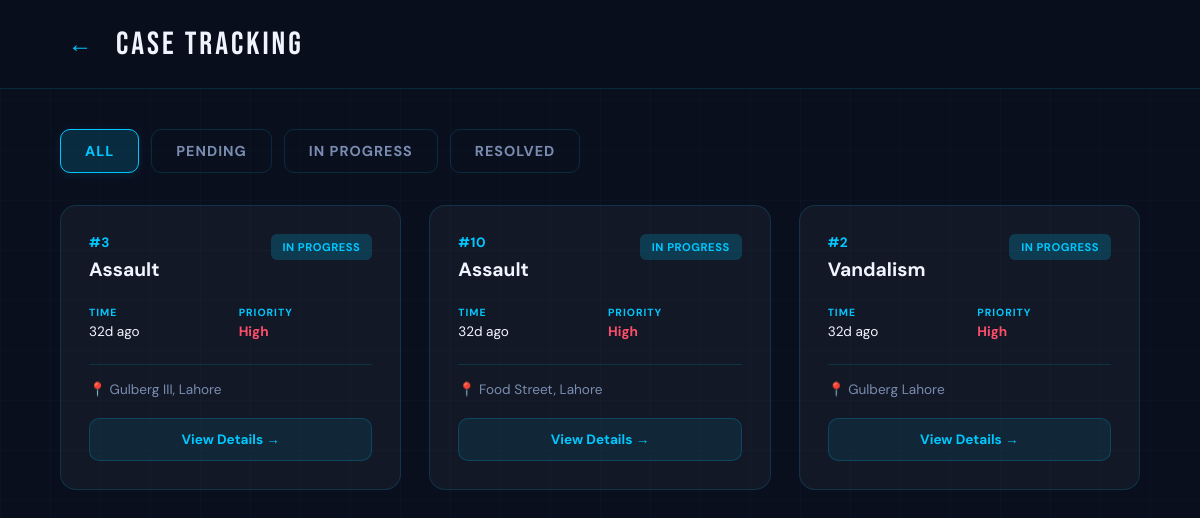
Page /case_tracking/high_priority on the earlier database version.
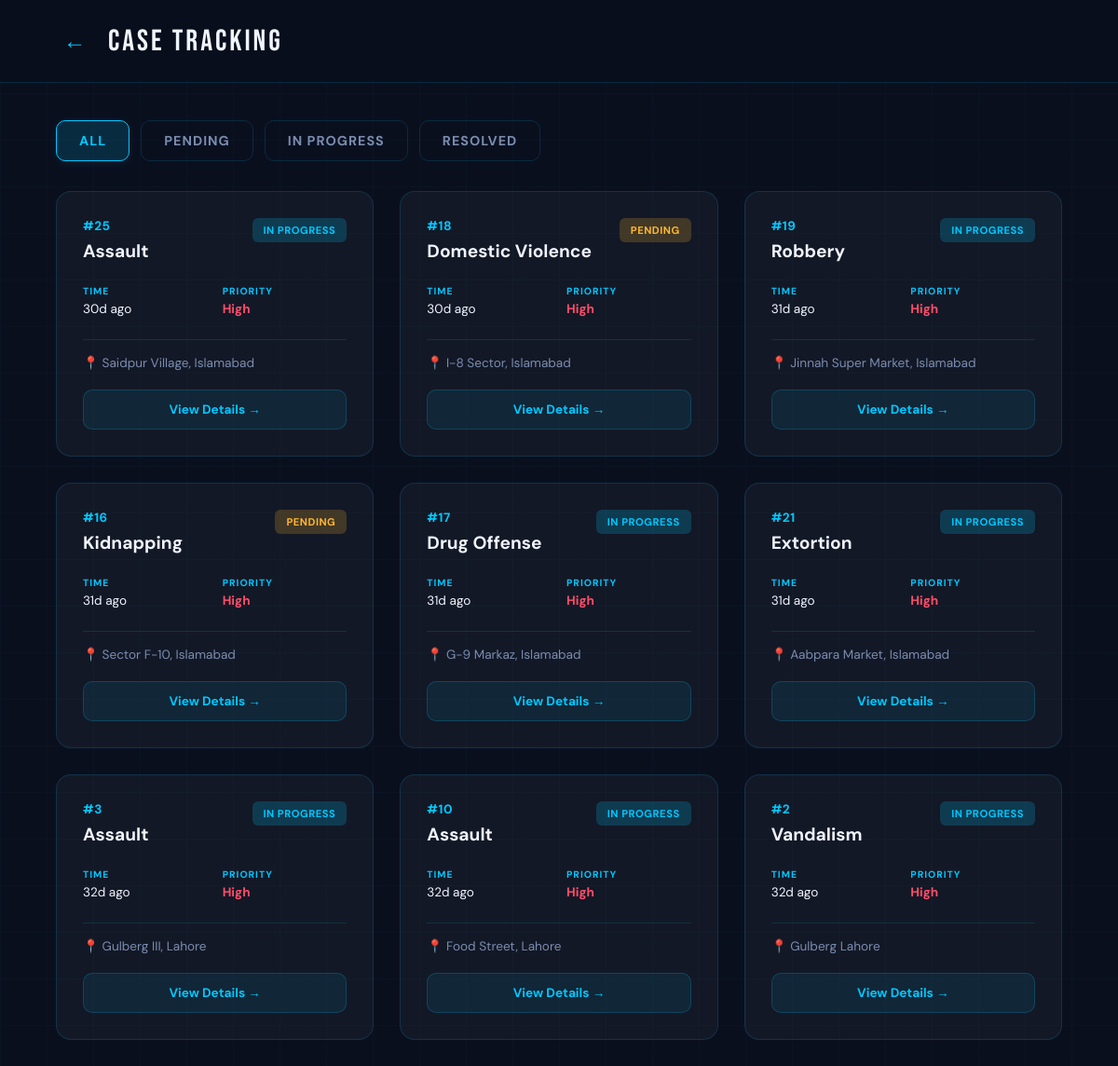
Same page on the later database version.
### tables this page shows
CREATE TABLE Cases (
    case_id INTEGER PRIMARY KEY AUTOINCREMENT,
    complaint_id INTEGER UNIQUE,
    assigned_police_id INTEGER,
    assigned_detective_id INTEGER,
    assigned_volunteer_id INTEGER,
    priority TEXT DEFAULT 'Medium' CHECK(priority IN ('High','Medium','Low')),
    notes TEXT,
    last_updated DATETIME DEFAULT CURRENT_TIMESTAMP,

    FOREIGN KEY (complaint_id) REFERENCES Complaints(complaint_id),
    FOREIGN KEY (assigned_police_id) REFERENCES AuthorizedPersonnel(personnel_id),
    FOREIGN KEY (assigned_detective_id) REFERENCES AuthorizedPersonnel(personnel_id),
    FOREIGN KEY (assigned_volunteer_id) REFERENCES Citizens(citizen_id)
);

CREATE TABLE Complaints (
    complaint_id INTEGER PRIMARY KEY AUTOINCREMENT,
    user_id INTEGER,
    category_id INTEGER,
    description TEXT NOT NULL,
    location TEXT NOT NULL,
    status TEXT DEFAULT 'Pending' CHECK(status IN ('Pending','In Progress','Resolved')),
    created_at DATETIME DEFAULT CURRENT_TIMESTAMP,

    FOREIGN KEY (user_id) REFERENCES Citizens(citizen_id),
    FOREIGN KEY (category_id) REFERENCES CrimeCategories(category_id)
);

CREATE TABLE CrimeCategories (
    category_id INTEGER PRIMARY KEY AUTOINCREMENT,
    name TEXT UNIQUE NOT NULL
);

### app.py (the view, shortened to what this page needs)
@app.route('/case_tracking')
@app.route('/case_tracking/<filter_type>')
def case_tracking(filter_type=None):
    db = get_db_connection()
    if filter_type == 'high_priority':
        cases = db.execute('''
            SELECT c.complaint_id, cc.name as category_name, c.location, c.status,
                   cs.priority, c.created_at
            FROM Complaints c
            JOIN CrimeCategories cc ON c.category_id = cc.category_id
            JOIN Cases cs ON c.complaint_id = cs.complaint_id
            WHERE cs.priority = 'High'
            ORDER BY c.created_at DESC
        ''').fetchall()
    all_cases = []
    for c in cases:
        all_cases.append({
            'complaint_id': c['complaint_id'],
            'category_name': c['category_name'],
            'location': c['location'],
            'status': c['status'],
            'priority': c['priority'] if c['priority'] else 'Medium',
            'time_ago': time_ago(c['created_at'])
        })
    db.close()
    return render_template('case_tracking.html', cases=all_cases, filter_type=filter_type)

### app.py (called while the page is built)
def get_db_connection():
    conn = sqlite3.connect(DATABASE)
    conn.row_factory = sqlite3.Row
    return conn

def time_ago(dt_str):
    if not dt_str:
        return ''
    dt = datetime.strptime(dt_str, '%Y-%m-%d %H:%M:%S')
    now = datetime.utcnow()
    diff = now - dt
    minutes = int(diff.total_seconds() // 60)
    if minutes < 1:
        return 'Just now'
    elif minutes < 60:
        return f'{minutes}m ago'
    elif minutes < 1440:
        return f'{minutes // 60}h ago'
    else:
        return f'{minutes // 1440}d ago'

### templates/case_tracking.html (shortened to what this page needs)
<!DOCTYPE html>
<html lang="en">
<head>
</head>
<body>
  <div class="app-container">
    <div class="header">
      <button class="back-btn" onclick="window.history.back()">←</button>
      <div class="header-title">CASE TRACKING</div>
    </div>
    <div class="app-content">
      <div class="content">
        <div class="filter-tabs">
          <button class="filter-tab active" onclick="filterCases(this,'all')">All</button>
          <button class="filter-tab" onclick="filterCases(this,'Pending')">Pending</button>
          <button class="filter-tab" onclick="filterCases(this,'In Progress')">In Progress</button>
          <button class="filter-tab" onclick="filterCases(this,'Resolved')">Resolved</button>
        </div>
        <div id="caseList" class="cases-grid">
          {% for c in cases %}
          <div class="case-card" data-status="{{ c.status }}">
            <div class="case-top">
              <div>
                <div class="case-num">#{{ c.complaint_id }}</div>
                <div class="case-type">{{ c.category_name }}</div>
              </div>
              <span class="case-status {% if c.status == 'Pending' %}cs-pending{% elif c.status == 'In Progress' %}cs-progress{% else %}cs-resolved{% endif %}">{{ c.status }}</span>
            </div>
            <div class="case-meta">
              <div>
                <div class="meta-label">Time</div>
                <div>{{ c.time_ago }}</div>
              </div>
              <div>
                <div class="meta-label">Priority</div>
                <div class="{% if c.priority == 'High' %}pr-high{% elif c.priority == 'Medium' %}pr-med{% else %}pr-low{% endif %}">{{ c.priority if c.priority else 'Medium' }}</div>
              </div>
            </div>
            <div class="case-loc">📍 {{ c.location }}</div>
              <a href="/case_detail/{{ c.complaint_id }}{% if viewer_role == 'police' %}?assigned=1{% elif viewer_role == 'detective' %}?detective=1{% endif %}" class="view-btn">View Details →</a>
          </div>
          {% else %}
          <div class="empty-state">
            <div style="font-size:2.5rem;margin-bottom:16px;">📋</div>
            No cases found<br>
            <span style="font-size:0.8rem;opacity:0.7;">Your reported cases will appear here</span>
          </div>
          {% endfor %}
        </div>
      </div>
    </div>
  </div>
</body>
</html>

### templates/case_tracking.html (style rules this page uses)
*,*::before,*::after { box-sizing:border-box;margin:0;padding:0 }
:root { --navy:#0a0f1e; --cyan:#00c8ff; --white:#f0f4ff; --muted:#7a8db0; --red:#ff4e6a; --yellow:#ffb830; --green:#00e5a0; --border:rgba(0,200,255,0.15); --card:rgba(255,255,255,0.04); }
html, body { height: 100vh; width: 100vw; background: var(--navy); font-family: 'DM Sans', sans-serif; margin: 0; padding: 0; color: var(--white); overflow: hidden; }
body { display: flex; align-items: stretch; justify-content: stretch; }
.app-container { width: 100vw; height: 100vh; background: var(--navy); overflow: hidden; display: flex; flex-direction: column; position: relative; background-image: linear-gradient(rgba(0,200,255,0.025) 1px, transparent 1px), linear-gradient(90deg, rgba(0,200,255,0.025) 1px, transparent 1px); background-size: 50px 50px; }
.header { padding: 20px 40px; border-bottom: 1px solid var(--border); display: flex; align-items: center; gap: 16px; flex-shrink: 0; background: rgba(10,15,30,0.95); backdrop-filter: blur(10px); }
.back-btn { background: none; border: none; color: var(--cyan); font-size: 1.5rem; cursor: pointer; width: 40px; height: 40px; display: flex; align-items: center; justify-content: center; border-radius: 8px; transition: all 0.2s; }
.header-title { font-family: 'Bebas Neue', sans-serif; font-size: 1.8rem; letter-spacing: 3px; flex: 1; }
.app-content { flex: 1; overflow-y: auto; overflow-x: hidden; display: flex; flex-direction: column; scrollbar-width: thin; scrollbar-color: rgba(0,200,255,0.2) transparent; }
.content { flex: 1; padding: 32px 40px; display: flex; flex-direction: column; gap: 24px; max-width: 1600px; margin: 0 auto; width: 100%; }
.filter-tabs { display: flex; gap: 12px; flex-wrap: wrap; padding-bottom: 8px; }
.filter-tab { background: transparent; border: 1.5px solid var(--border); color: var(--muted); padding: 10px 20px; border-radius: 10px; cursor: pointer; font-size: 0.85rem; font-weight: 700; transition: all 0.3s ease; text-transform: uppercase; letter-spacing: 1px; font-family: 'DM Sans', sans-serif; }
.filter-tab.active { background: rgba(0,200,255,0.15); border-color: var(--cyan); color: var(--cyan); box-shadow: 0 2px 10px rgba(0,200,255,0.1); }
.cases-grid { display: grid; grid-template-columns: repeat(2, 1fr); gap: 24px; }
.case-card { background: var(--card); border: 1.5px solid var(--border); border-radius: 16px; padding: 24px; transition: all 0.3s ease; display: flex; flex-direction: column; gap: 16px; height: fit-content; }
.case-top { display: flex; justify-content: space-between; align-items: flex-start; }
.case-num { font-weight: 700; font-size: 0.85rem; color: var(--cyan); margin-bottom: 6px; letter-spacing: 0.5px; }
.case-type { font-weight: 700; font-size: 1.1rem; display: flex; align-items: center; gap: 8px; }
.case-status { font-size: 0.7rem; font-weight: 700; padding: 6px 12px; border-radius: 6px; text-transform: uppercase; flex-shrink: 0; letter-spacing: 0.5px; }
.cs-pending { background: rgba(255,184,48,0.2); color: var(--yellow); }
.cs-progress { background: rgba(0,200,255,0.2); color: var(--cyan); }
.case-meta { display: grid; grid-template-columns: 1fr 1fr; gap: 16px; font-size: 0.85rem; padding: 8px 0; }
.meta-label { font-size: 0.65rem; text-transform: uppercase; letter-spacing: 1px; color: var(--cyan); font-weight: 700; margin-bottom: 4px; }
.pr-high { color: var(--red); font-weight: 700; }
.case-loc { font-size: 0.85rem; color: var(--muted); padding-top: 16px; border-top: 1px solid var(--border); display: flex; align-items: center; gap: 8px; }
.view-btn { width: 100%; padding: 12px; background: rgba(0,200,255,0.08); border: 1.5px solid rgba(0,200,255,0.2); color: var(--cyan); border-radius: 10px; font-size: 0.85rem; font-weight: 700; cursor: pointer; transition: all 0.3s ease; font-family: 'DM Sans', sans-serif; text-align: center; text-decoration: none; display: block; margin-top: 4px; }
@media (min-width: 1200px) { .content { padding: 40px 60px; } }
@media (min-width: 1200px) { .header { padding: 24px 60px; } }
@media (min-width: 1200px) { .header-title { font-size: 2rem; } }
@media (min-width: 1200px) { .cases-grid { grid-template-columns: repeat(3, 1fr); gap: 28px; } }
@media (min-width: 1200px) { .filter-tab { padding: 12px 24px; font-size: 0.9rem; } }
@media (min-width: 1200px) { .case-card { padding: 28px; } }
@media (min-width: 1200px) { .case-type { font-size: 1.2rem; } }

Differences in the rows shown:
added Cases: complaint_id "25", category_name "Assault", status "IN PROGRESS", time_ago "30d ago", priority "High", location "Saidpur Village, Islamabad"
added Cases: complaint_id "18", category_name "Domestic Violence", status "PENDING", time_ago "30d ago", priority "High", location "I-8 Sector, Islamabad"
added Cases: complaint_id "19", category_name "Robbery", status "IN PROGRESS", time_ago "31d ago", priority "High", location "Jinnah Super Market, Islamabad"
added Cases: complaint_id "16", category_name "Kidnapping", status "PENDING", time_ago "31d ago", priority "High", location "Sector F-10, Islamabad"
added Cases: complaint_id "17", category_name "Drug Offense", status "IN PROGRESS", time_ago "31d ago", priority "High", location "G-9 Markaz, Islamabad"
added Cases: complaint_id "21", category_name "Extortion", status "IN PROGRESS", time_ago "31d ago", priority "High", location "Aabpara Market, Islamabad"
